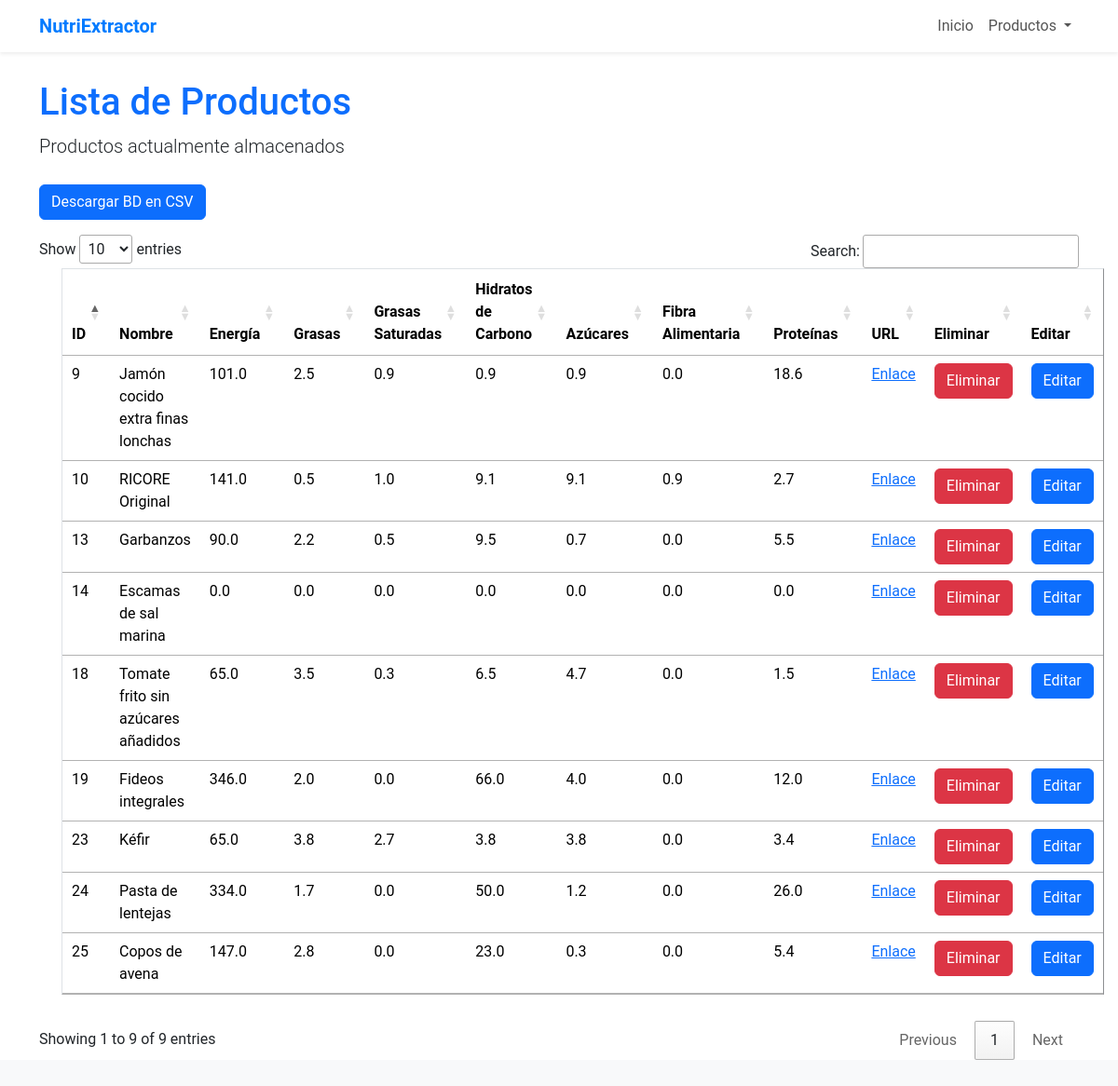
Screenshot of /listar_productos with the database file from the repository.
### app/models.py (models this page shows)
class Producto(db.Model):
    __tablename__ = 'producto'
    id = db.Column(db.Integer, primary_key=True)
    nombre = db.Column(db.String(100), nullable=False)
    energia = db.Column(db.Float, nullable=False)
    grasas = db.Column(db.Float, nullable=False)
    grasas_saturadas = db.Column(db.Float, nullable=False)
    carbohidratos = db.Column(db.Float, nullable=False)
    azucares = db.Column(db.Float, nullable=False)
    fibra_alimentaria = db.Column(db.Float, nullable=False)
    proteinas = db.Column(db.Float, nullable=False)
    url = db.Column(db.String(200), nullable=True)

### app/routes.py (the view)
@main.route('/listar_productos')
def listar_productos():
    print(f"Conectando a la base de datos: {current_app.config['SQLALCHEMY_DATABASE_URI']}")
    productos = Producto.query.all()
    return render_template('listar_productos.html', is_index=False, productos=productos)

### app/templates/listar_productos.html (shortened to what this page needs)
{% extends 'base.html' %}
{% block content %}
<div class="container">
    <div class="row">
        <div class="col-12">
        <h1 class="text-primary">Lista de Productos</h1>
        <p class="lead">Productos actualmente almacenados</p>
        <a href="{{url_for('main.descargar_bd_csv') }}" class="btn btn-primary btn-descargar-csv mb-3">Descargar BD en CSV</a>
    </div>
</div>
<div class="row">
    <div class="col-12">
        <table border="1" class="table table-responsive m-4" id="tabla-productos">
    <thead>
        <tr>
            <th>ID</th>
            <th>Nombre</th>
            <th>Energía</th>
            <th>Grasas</th>
            <th>Grasas Saturadas</th>
            <th>Hidratos de Carbono</th>
            <th>Azúcares</th>
            <th>Fibra Alimentaria</th>
            <th>Proteínas</th>
            <th>URL</th>
            <th>Eliminar</th>
            <th>Editar</th>
        </tr>
    </thead>
    <tbody>
        {% for producto in productos %}
            <tr id="producto-{{ producto.id }}">
                <td>{{ producto.id }}</td>
                <td>{{ producto.nombre }}</td>
                <td>{{ producto.energia }}</td>
                <td>{{ producto.grasas }}</td>
                <td>{{ producto.grasas_saturadas }}</td>
                <td>{{ producto.carbohidratos }}</td>
                <td>{{ producto.azucares }}</td>
                <td>{{ producto.fibra_alimentaria }}</td>
                <td>{{ producto.proteinas }}</td>
                <td><a href="{{ producto.url }}">Enlace</a></td>
                <td>
                    <form class="eliminar-form" data-id="{{ producto.id }}" action="{{ url_for('main.eliminar_producto', id=producto.id) }}" method="post">
                        <button type="submit" class="btn btn-danger">Eliminar</button>
                    </form>
                </td>
                <td>
                    <form action="{{url_for('main.editar_producto', id=producto.id) }}" method="get">
                        <button type="submit" class="btn btn-primary">Editar</button>
                    </form>
                </td>
            </tr>
        {% endfor %}
    </tbody>
</table>
</div>
</div>
</div>
{% endblock %}

### app/templates/base.html (shortened to what this page needs)
<!DOCTYPE html>
<html lang="es">
<head>
    <link href="https://cdn.jsdelivr.net/npm/bootstrap@5.3.2/dist/css/bootstrap.min.css" rel="stylesheet">
    <link href="https://cdnjs.cloudflare.com/ajax/libs/font-awesome/6.0.0/css/all.min.css" rel="stylesheet">
    <link rel="stylesheet" type="text/css" href="https://cdn.datatables.net/1.11.5/css/jquery.dataTables.css">
    <link rel="stylesheet" href="{{ url_for('static', filename='styles.css') }}">
</head>
<body class="{% if is_index %}bg-index{% else %}bg-light{% endif %} text-dark">
    <nav class="navbar navbar-expand-lg navbar-light bg-white shadow-sm fixed-top">
        <div class="container">
            <a class="navbar-brand" href="{{ url_for('main.index') }}">NutriExtractor</a>
            <div class="collapse navbar-collapse" id="navbarNav">
                <ul class="navbar-nav ms-auto">
                    <li class="nav-item"><a class="nav-link" href="{{ url_for('main.index') }}">Inicio</a></li>
                    <li class="nav-item dropdown">
                        <a class="nav-link dropdown-toggle" href="#" id="navbarDropdown" role="button" data-bs-toggle="dropdown">
                            Productos
                        </a>
                    </li>
                </ul>
            </div>
        </div>
    </nav>
    <div class="container-fluid" style="padding-top: 56px;">
        {% block content %}{% endblock %}
    </div>
</body>
</html>

### app/static/styles.css (style rules this page uses)
body { font-family: 'Roboto', Arial, sans-serif; color: #333; }
.bg-light { background-color: #ffffff; }
.navbar { background-color: #fff !important; }
.navbar-brand { font-weight: bold; color: #007BFF !important; }
.navbar-nav .nav-link { color: #555 !important; }
.container-fluid { background: rgba(0, 0, 0, 0.6); margin-bottom: 80px; }
.bg-light .container-fluid { background-color: #ffffff; }
.btn-descargar-csv { margin-top: 10px; }
h1.text-primary { margin-top: 30px; }

### rows the page displays
Producto: id "9", nombre "Jamón cocido extra finas lonchas", energia "101.0", grasas "2.5", grasas_saturadas "0.9", carbohidratos "0.9", azucares "0.9", fibra_alimentaria "0.0", proteinas "18.6"
Producto: id "10", nombre "RICORE Original", energia "141.0", grasas "0.5", grasas_saturadas "1.0", carbohidratos "9.1", azucares "9.1", fibra_alimentaria "0.9", proteinas "2.7"
Producto: id "13", nombre "Garbanzos", energia "90.0", grasas "2.2", grasas_saturadas "0.5", carbohidratos "9.5", azucares "0.7", fibra_alimentaria "0.0", proteinas "5.5"
Producto: id "14", nombre "Escamas de sal marina", energia "0.0", grasas "0.0", grasas_saturadas "0.0", carbohidratos "0.0", azucares "0.0", fibra_alimentaria "0.0", proteinas "0.0"
Producto: id "18", nombre "Tomate frito sin azúcares añadidos", energia "65.0", grasas "3.5", grasas_saturadas "0.3", carbohidratos "6.5", azucares "4.7", fibra_alimentaria "0.0", proteinas "1.5"
Producto: id "19", nombre "Fideos integrales", energia "346.0", grasas "2.0", grasas_saturadas "0.0", carbohidratos "66.0", azucares "4.0", fibra_alimentaria "0.0", proteinas "12.0"
Producto: id "23", nombre "Kéfir", energia "65.0", grasas "3.8", grasas_saturadas "2.7", carbohidratos "3.8", azucares "3.8", fibra_alimentaria "0.0", proteinas "3.4"
Producto: id "24", nombre "Pasta de lentejas", energia "334.0", grasas "1.7", grasas_saturadas "0.0", carbohidratos "50.0", azucares "1.2", fibra_alimentaria "0.0", proteinas "26.0"
Producto: id "25", nombre "Copos de avena", energia "147.0", grasas "2.8", grasas_saturadas "0.0", carbohidratos "23.0", azucares "0.3", fibra_alimentaria "0.0", proteinas "5.4"
